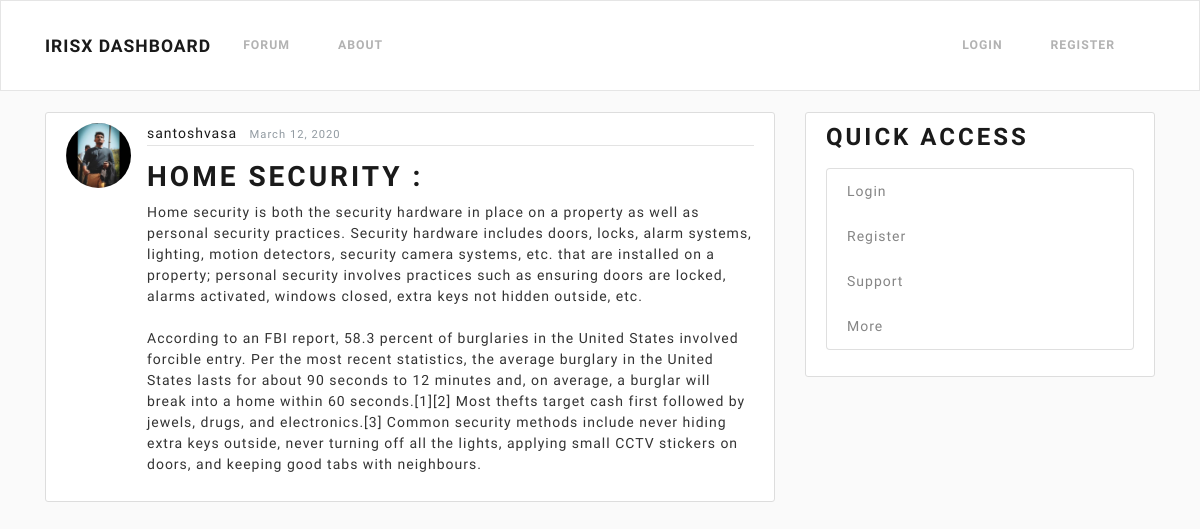
The app's page /blog/post/1/, older data.
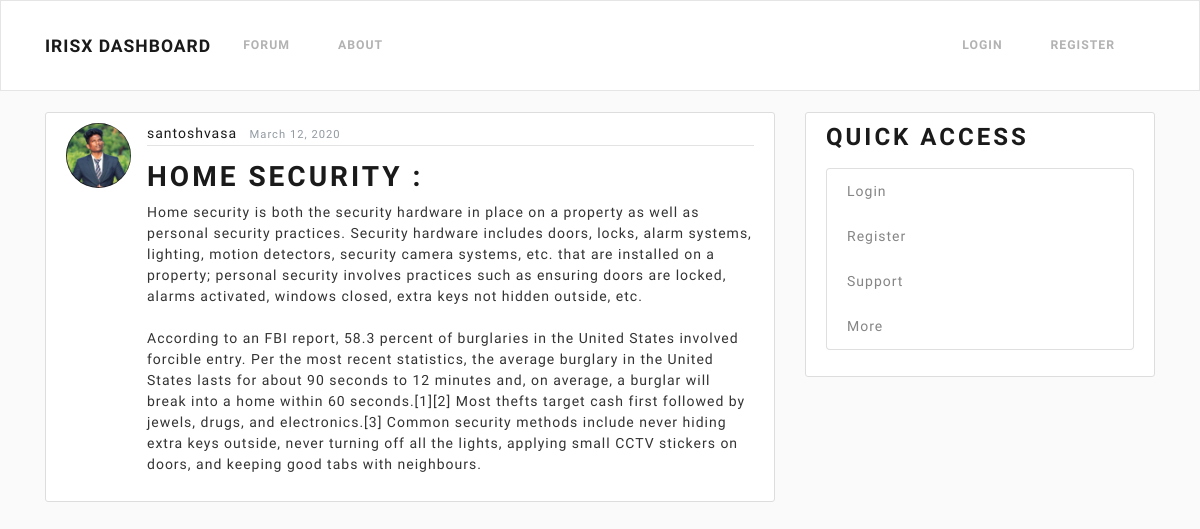
The same page, newer data.
### blog/models.py (models this page shows, shortened)
class Post(models.Model):
    title = models.CharField(max_length=100)
    content = models.TextField()
    date_posted = models.DateTimeField(default=timezone.now)
    author = models.ForeignKey(User, on_delete=models.CASCADE)

### users/models.py (models this page shows, shortened)
class Profile(models.Model):
    user = models.OneToOneField(User, on_delete=models.CASCADE)
    image = models.ImageField(default='default.jpg', upload_to='profile_pics')

### blog/views.py (the view)
# urls.py: path('post/<int:pk>/', PostDetailView.as_view(), name='post-detail'),
class PostDetailView(DetailView):
    model = Post

### blog/templates/blog/post_detail.html (shortened to what this page needs)
{% extends "blog/base.html" %}
{% block content %}
      <article class="media content-section">
        <img class="rounded-circle article-img" src = "{{ object.author.profile.image.url }}">
        <div class="media-body">
          <div class="article-metadata">
            <a class="mr-2" href="{% url 'user-posts' object.author.username %}">{{ object.author }}</a>
            <small class="text-muted">{{ object.date_posted | date:"F d, Y" }}</small>
          </div>
          <h2>{{ object.title }}</h2>
          <p class="article-content">{{ object.content }}</p>
        </div>
      </article>
{% endblock content %}

Row changes from the older to the newer data that the page shows:
changed through a linked row, Post "HOME SECURITY :": author.profile.image: a different picture
